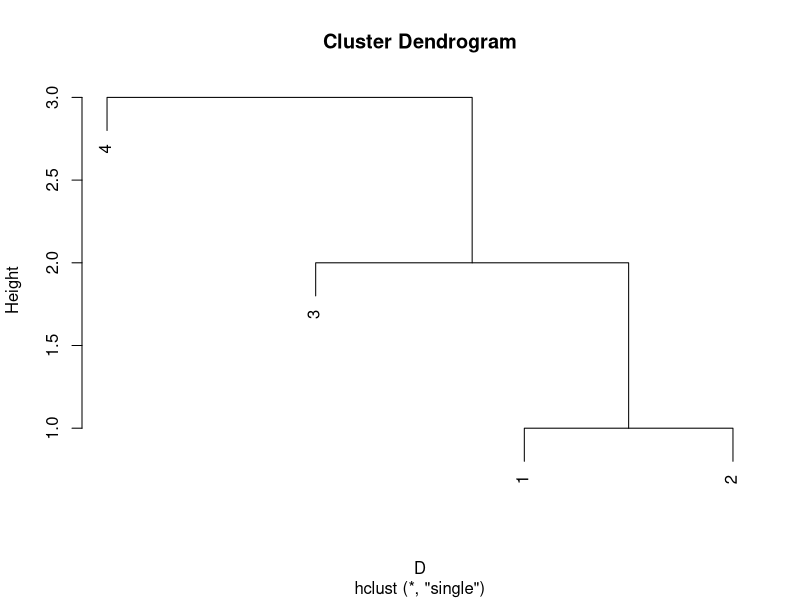
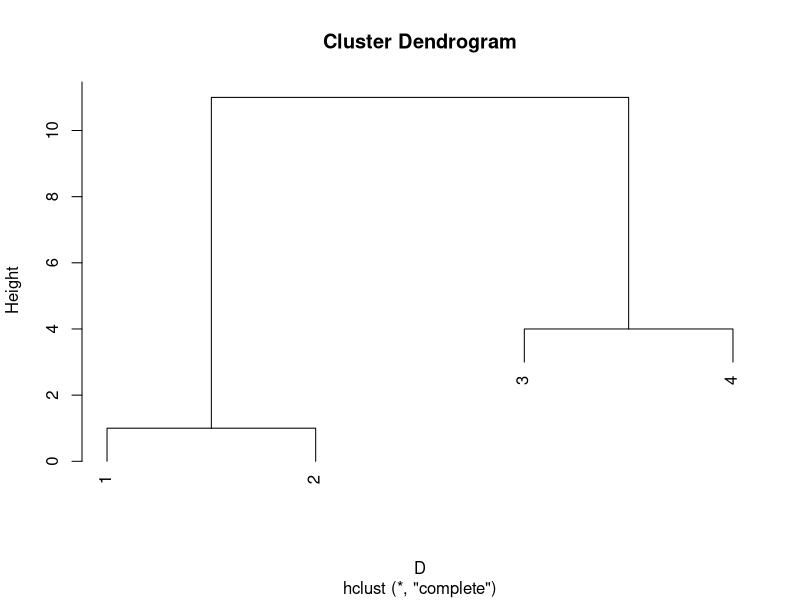
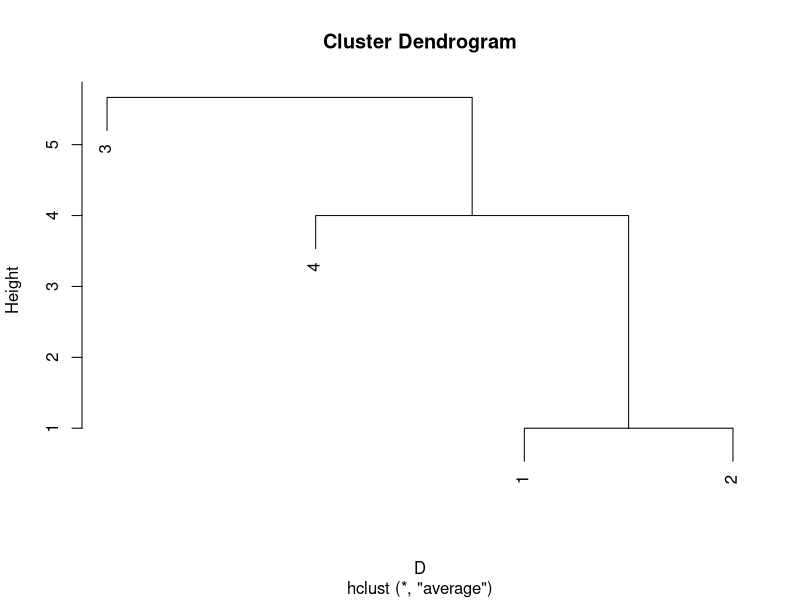

Recreate these plots in R, in order.
####
#### Toy example to illustrate hierarchical clustering.
####

D <- as.dist(matrix(c(0, 1, 11, 5, 1, 0, 2, 3, 11, 2, 0, 4, 5, 3, 4, 0), nrow = 4))

## Hierarchical clustering: Step 1 = join individuals 1 and 2 into {1, 2}. Now have the 
## "clusters" {1, 2}, {3}, {4}.
hc_single <- hclust(D, method = "single")
hc_single
plot(hc_single)

hc_complete <- hclust(D, method = "complete")
plot(hc_complete)

hc_average <- hclust(D, method = "average")
plot(hc_average)
